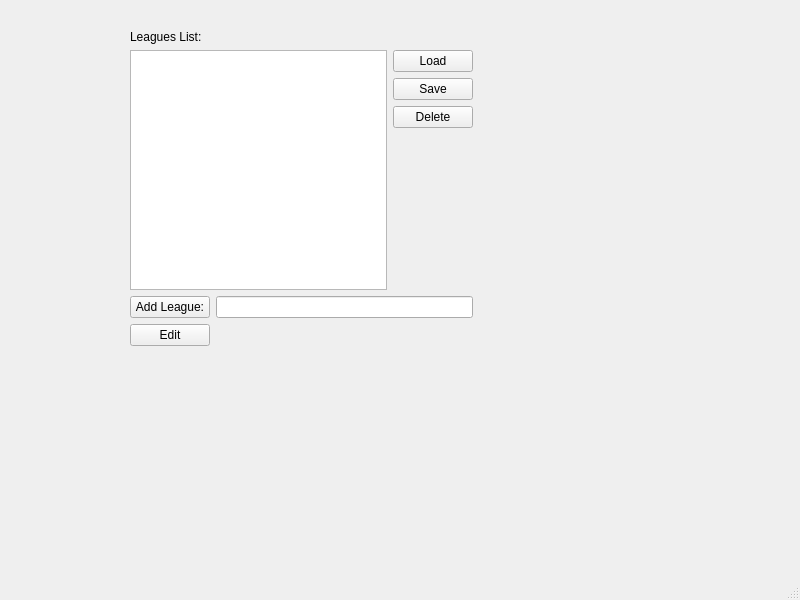
<?xml version="1.0" encoding="UTF-8"?>
<ui version="4.0">
 <class>MainWindow</class>
 <widget class="QMainWindow" name="MainWindow">
  <property name="geometry">
   <rect>
    <x>0</x>
    <y>0</y>
    <width>800</width>
    <height>600</height>
   </rect>
  </property>
  <property name="windowTitle">
   <string>MainWindow</string>
  </property>
  <widget class="QWidget" name="centralwidget">
   <widget class="QWidget" name="layoutWidget">
    <property name="geometry">
     <rect>
      <x>130</x>
      <y>30</y>
      <width>343</width>
      <height>316</height>
     </rect>
    </property>
    <layout class="QVBoxLayout" name="verticalLayout_2">
     <item>
      <widget class="QLabel" name="list_label">
       <property name="text">
        <string>Leagues List:</string>
       </property>
      </widget>
     </item>
     <item>
      <layout class="QHBoxLayout" name="horizontalLayout">
       <item>
        <widget class="QListView" name="leagues_List">
         <property name="focusPolicy">
          <enum>Qt::NoFocus</enum>
         </property>
        </widget>
       </item>
       <item>
        <layout class="QVBoxLayout" name="verticalLayout">
         <item>
          <widget class="QPushButton" name="load_button">
           <property name="focusPolicy">
            <enum>Qt::NoFocus</enum>
           </property>
           <property name="text">
            <string>Load</string>
           </property>
          </widget>
         </item>
         <item>
          <widget class="QPushButton" name="save_button">
           <property name="focusPolicy">
            <enum>Qt::NoFocus</enum>
           </property>
           <property name="text">
            <string>Save</string>
           </property>
          </widget>
         </item>
         <item>
          <widget class="QPushButton" name="delete_button">
           <property name="focusPolicy">
            <enum>Qt::NoFocus</enum>
           </property>
           <property name="text">
            <string>Delete</string>
           </property>
          </widget>
         </item>
         <item>
          <spacer name="verticalSpacer">
           <property name="orientation">
            <enum>Qt::Vertical</enum>
           </property>
           <property name="sizeHint" stdset="0">
            <size>
             <width>20</width>
             <height>40</height>
            </size>
           </property>
          </spacer>
         </item>
        </layout>
       </item>
      </layout>
     </item>
     <item>
      <layout class="QFormLayout" name="formLayout">
       <property name="fieldGrowthPolicy">
        <enum>QFormLayout::ExpandingFieldsGrow</enum>
       </property>
       <item row="0" column="0">
        <widget class="QPushButton" name="add_button">
         <property name="focusPolicy">
          <enum>Qt::StrongFocus</enum>
         </property>
         <property name="text">
          <string>Add League:</string>
         </property>
        </widget>
       </item>
       <item row="0" column="1">
        <widget class="QLineEdit" name="name_line_edit"/>
       </item>
       <item row="1" column="0">
        <widget class="QPushButton" name="edit_button">
         <property name="focusPolicy">
          <enum>Qt::StrongFocus</enum>
         </property>
         <property name="text">
          <string>Edit</string>
         </property>
        </widget>
       </item>
      </layout>
     </item>
    </layout>
   </widget>
  </widget>
  <widget class="QMenuBar" name="menubar">
   <property name="geometry">
    <rect>
     <x>0</x>
     <y>0</y>
     <width>800</width>
     <height>21</height>
    </rect>
   </property>
  </widget>
  <widget class="QStatusBar" name="statusbar"/>
 </widget>
 <tabstops>
  <tabstop>add_button</tabstop>
  <tabstop>name_line_edit</tabstop>
  <tabstop>edit_button</tabstop>
  <tabstop>save_button</tabstop>
  <tabstop>leagues_List</tabstop>
  <tabstop>delete_button</tabstop>
  <tabstop>load_button</tabstop>
 </tabstops>
 <resources/>
 <connections/>
</ui>
